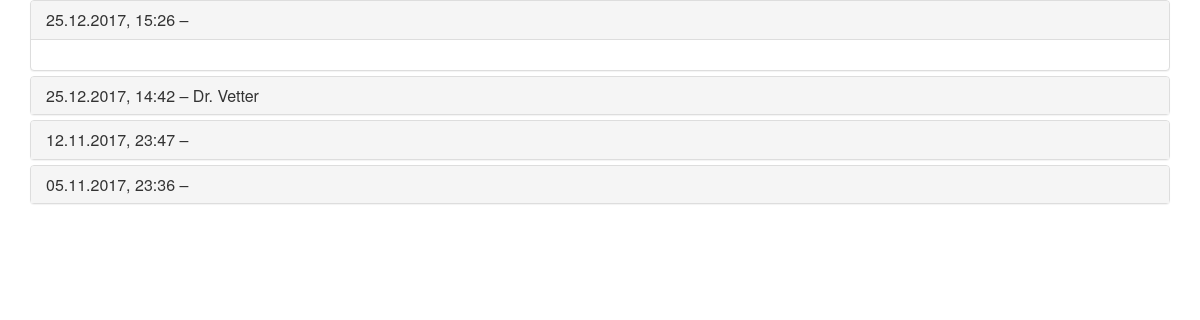
Page /verlauf_verarbeitung.php on the committed database.
### tables this page shows
CREATE TABLE `bericht` (
  `idbericht` int(11) NOT NULL,
  `datum` datetime DEFAULT NULL,
  `arzt` varchar(45) DEFAULT NULL,
  `beratungsanlass` varchar(45) DEFAULT NULL,
  `kommentar` varchar(5000) DEFAULT NULL,
  `auto_text` varchar(5000) DEFAULT NULL,
  `stammdaten_idstammdaten` int(11) NOT NULL
);

### verlauf_verarbeitung.php (the view, shortened to what this page needs)
<!DOCTYPE html PUBLIC "-//W3C//DTD XHTML 1.0 Transitional//EN" "http://www.w3.org/TR/xhtml1/DTD/xhtml1-transitional.dtd">
<html xmlns="http://www.w3.org/1999/xhtml">
<link rel="stylesheet" href="https://maxcdn.bootstrapcdn.com/bootstrap/3.3.7/css/bootstrap.min.css">
</head>
<body>
<?php
$nachname=$_POST["nachname"];
$vorname=$_POST["vorname"];
$verbindung = mysqli_connect("localhost", "root", "" ,"liverweb")
or die ("Fehler im System!");
$auslesen_id="SELECT idstammdaten  FROM stammdaten WHERE nachname='$nachname' AND vorname='$vorname'";
if($stmt=mysqli_prepare($verbindung, $auslesen_id)){
mysqli_stmt_execute($stmt);
mysqli_stmt_bind_result($stmt, $id_stammdaten);
}
$pdo = new PDO('mysql:host=localhost;dbname=liverweb', 'root', '');
$sql = "SELECT datum, kommentar, arzt FROM bericht WHERE stammdaten_idstammdaten='$id_stammdaten' ORDER BY datum DESC";
?>
<div class="container">
<div class="panel-group" id='accordion'>
<?php
$zahl_panel=0;
foreach ($pdo->query($sql) as $row) {
	$zahl_panel++;
	$datum=strtok($row['datum'], " ");
	$uhrzeit=strtok("");
	$jahr=strtok($datum,"-");
	$monat=strtok("-");
	$tag=strtok("-");
	$stunden=strtok($uhrzeit, ":");
	$minuten=strtok(":");
	echo "<div class='panel panel-default'>";
	echo "<div class='panel-heading'>";
	echo "<h3 class='panel-title'>";
	echo "<a data-toggle='collapse' data-parent='#accordion' href='#collapse".$zahl_panel."'>".$tag.".".$monat.".".$jahr.", ".$stunden.":".$minuten." &ndash; ".$row['arzt']."</a></h3></div>";
	echo "<div id='collapse".$zahl_panel."' class='panel-collapse collapse ";
	if ($zahl_panel==1){echo "in";};
	echo "'> <div class='panel-body'>".$row['kommentar'];
	echo "</div></div></div>";
}
?>
</body>
</html>

### rows in the picture
bericht: tag "25", monat "12", datum "2017", stunden "15", minuten "26"
bericht: tag "25", monat "12", datum "2017", stunden "14", minuten "42", arzt "Dr. Vetter"
bericht: tag "12", monat "11", datum "2017", stunden "23", minuten "47"
bericht: tag "05", monat "11", datum "2017", stunden "23", minuten "36"
